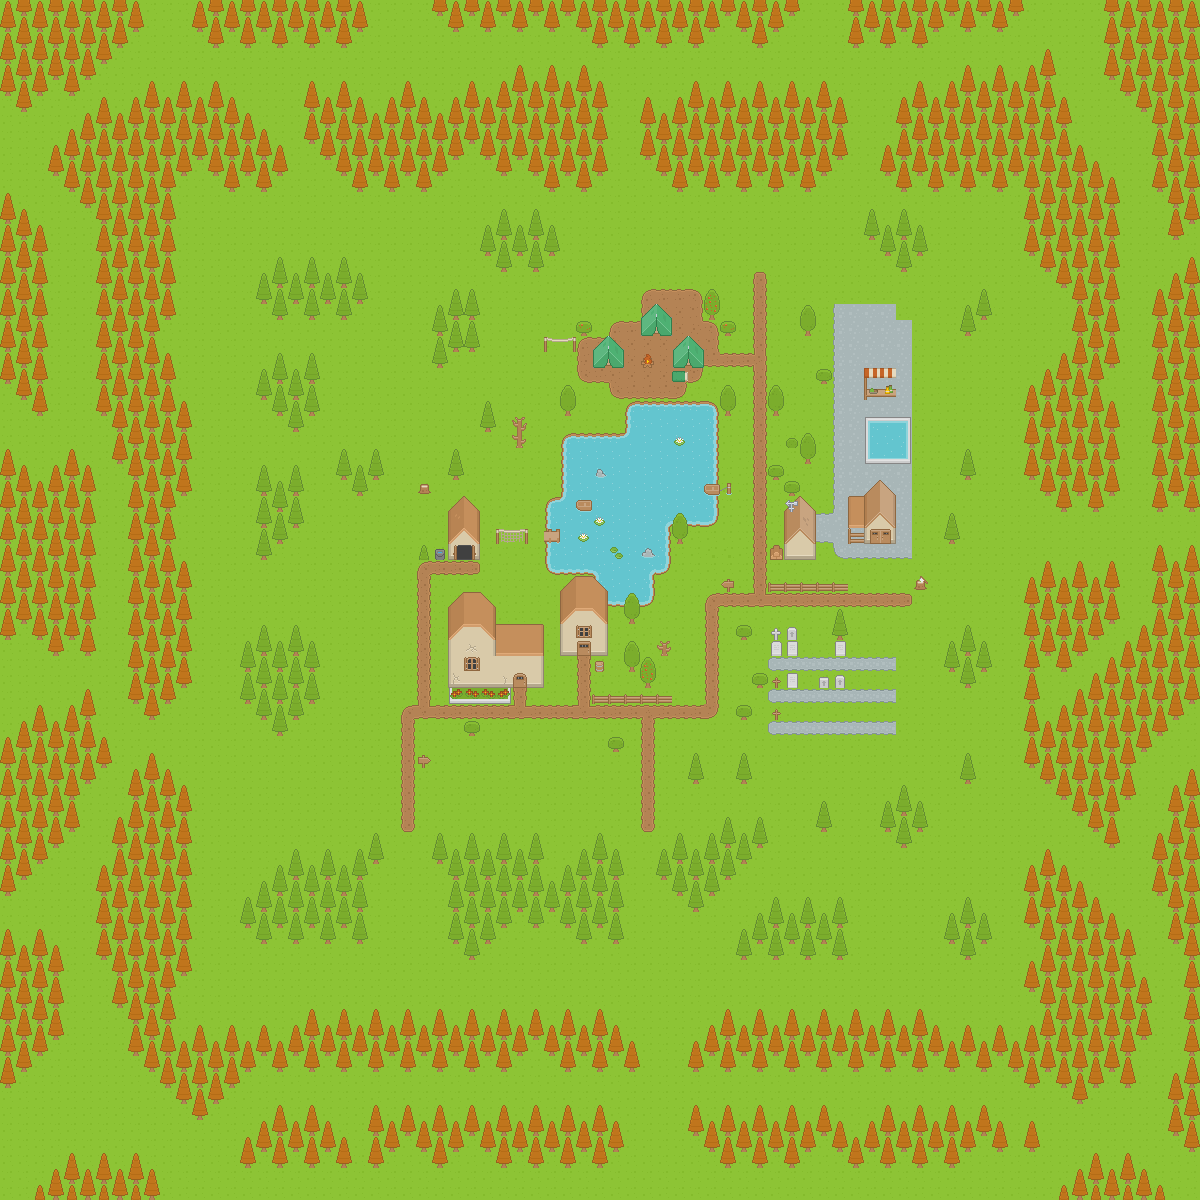

Rendered tile map (Tiled .tmx) drawn with the repository's tilesets; below, a short description and the map source with its tile grids summarised:
An orthogonal 75x75 tile map with 16x16 px tiles, 7 tile layers (Ground/terrain, Water, Ground overlay, Roads, ...).

<map version="1.0" orientation="orthogonal" renderorder="right-down" width="75" height="75" tilewidth="16" tileheight="16" nextobjectid="1">
 <tileset firstgid="1" name="Roguelike" tilewidth="16" tileheight="16" spacing="4" tilecount="1767" columns="57">
  <image source="../Spritesheet/roguelikeSheet_transparent.png" width="1136" height="616" />
 </tileset>
 <layer name="Ground/terrain" width="75" height="75">
  <data>[5625 cells, 5519 non-empty, 2 distinct tile ids]</data>
 </layer>
 <layer name="Water" width="75" height="75">
  <data>[5625 cells, 106 non-empty, 12 distinct tile ids]</data>
 </layer>
 <layer name="Ground overlay" width="75" height="75">
  <data>[5625 cells, 126 non-empty, 20 distinct tile ids]</data>
 </layer>
 <layer name="Roads" width="75" height="75">
  <data>[5625 cells, 116 non-empty, 13 distinct tile ids]</data>
 </layer>
 <layer name="Objects" width="75" height="75">
  <data>[5625 cells, 1790 non-empty, 61 distinct tile ids]</data>
 </layer>
 <layer name="Doors/windows/roof" width="75" height="75">
  <data>[5625 cells, 352 non-empty, 44 distinct tile ids]</data>
 </layer>
 <layer name="Roof object" width="75" height="75">
  <data>[5625 cells, 1 non-empty, 1 distinct tile ids]</data>
 </layer>
</map>
